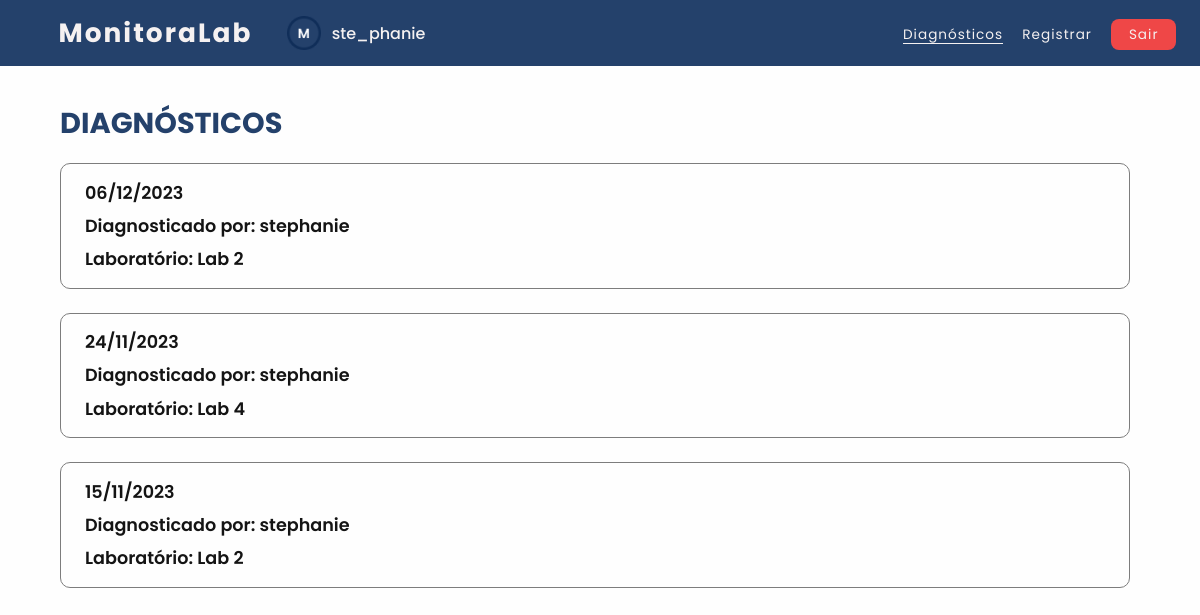
The page /usuarios/monitor/inicio.php (signed in) on the database its author committed.
### tables this page shows
CREATE TABLE reparo (
  ID int(11) NOT NULL,
  Data date NOT NULL,
  Acao varchar(300) NOT NULL,
  Problemas_Nao_Solucionados varchar(300) NOT NULL,
  Responsavel varchar(30) NOT NULL,
  Login_Monitor varchar(30) DEFAULT NULL,
  Laboratorio varchar(15) NOT NULL
);

### usuarios/monitor/inicio.php (the view, shortened to what this page needs)
<?php
    $conexao = ConectarBanco();
    $sql_query = $conexao->query("SELECT `ID`, `Data`, `Responsavel`, `Laboratorio` FROM `reparo`
    ORDER BY `Data` DESC") or die($conexao->error);
?>
<!DOCTYPE html>
<html lang="pt-br">
    <head>
        <link rel="stylesheet" type="text/css" href="../../css/navbar.css"><link rel="preconnect" href="https://fonts.googleapis.com">
        <link rel="stylesheet" type="text/css" href="../../css/inicio.css"><link rel="preconnect" href="https://fonts.googleapis.com">
        <link rel="stylesheet" href="../../css/fonte-alert.css">
        <link rel="stylesheet" href="https://cdnjs.cloudflare.com/ajax/libs/font-awesome/6.4.2/css/all.min.css"
 />
        <link rel="stylesheet" type="text/css" href="../../css/icone-tema.css">
    </head>
    <body id="body">
        <nav>
            <h1 class="logo">MonitoraLab</h1>
            <img src="../../icons/icone-monitor.png" class="icone-usuario">
            <div class="usuario"><?php echo $_SESSION['login'] ;?></div>
            <ul class="nav-monitor">
                <li><a class="active" href="">Diagnósticos</a></li>
                <li><a class="nav-li" href="registrar-diagnostico.php">Registrar</a></li>
                <li><a class="Btn-Sair" onclick="Sair()" style="cursor: pointer;">Sair</a> </li>
            </ul>
        </nav>
            <h2>Diagnósticos</h2>
            <?php
                while ($reparo = $sql_query->fetch_assoc())
                {
            ?>
            <div class="container">
                <div class="info-diagnostico">
                    <label class="titulo-dados"><?php echo date('d/m/Y', strtotime($reparo['Data'])); ?></label>
                    <label class="titulo-dados">Diagnosticado por: <?php echo $reparo['Responsavel'];?></label>
                    <label class="titulo-dados">Laboratório: <?php echo $reparo['Laboratorio']; ?></label>
                </div>
            </div>
            <?php
                }
            ?>
        </body>
</html>

### css/navbar.css (style rules this page uses)
nav { background-color: var(--azul-1); color: var(--branco-1); padding: 1.1% 2%; display: flex; align-items: center; }
.logo { font-family: 'Poppins', sans-serif; font-size: 165%; font-weight: bold; letter-spacing: 2px; margin-left: 2%; }
.icone-usuario { margin-left: 3%; margin-right: 0.4%; width: 3%; }
.usuario { font-family: 'Poppins', sans-serif; font-size: 100%; margin-left: 0.5%; }
nav ul { position: absolute; margin-left: 54%; }
ul.nav-monitor { position: absolute; margin-left: 72%; }
nav ul li { display: inline-block; line-height: 80%; margin-left: 15px; }
nav ul li a { color: var(--branco-1); font-family: 'Poppins', sans-serif; font-size: 85%; letter-spacing: 1px; line-height: 20%; position: relative; font-weight: 400; }
.nav-li::after { content: " "; width: 0%; height: 1px; background-color: var(--branco-1); position: absolute; bottom: 0; left: 0; transition: 0.2s ease-in-out; }
.active::after { content: " "; width: 100%; height: 1px; background-color: var(--branco-1); position: absolute; bottom: 0; left: 0; }
.Btn-Sair { background-color: var(--vermelho-1); padding: 20% 60%; border-radius: 8px; }

### css/inicio.css (style rules this page uses)
html { min-height: 100vh; }
* { margin: 0; padding: 0; text-decoration: none; list-style: none; letter-spacing: normal; }
body { background: var(--fundo); font-family:'Poppins', sans-serif; font-weight: 470; letter-spacing: 5px; }
h2 { color: var(--h2); text-transform: uppercase; margin: 3% 0 0 5%; letter-spacing: normal; font-size: 180%; font-family: 'Poppins', sans-serif; }
.container { border-radius: 10px; border: 1px solid; border-color: var(--cinza-3); display: flex; justify-content: space-between; align-items: center; width: 85%; height: auto; margin: 1.5% 0 2% 5%; padding: 1% 2% 1% 2%; }
.info-diagnostico { display: flex; flex-direction: column; letter-spacing: normal; width: 70%; }
label.titulo-dados { letter-spacing: normal; font-weight: bold; font-size: 110%; color: var(--titulo-dados); margin: 0.5% 0; font-weight: 600; font-family: 'Poppins', sans-serif; }

### css/cores.css (style rules this page uses)
.tema-claro, :root { --azul-1: #24416B; --azul-2:#5E93E0; --branco-1: #f5f1f1; --vermelho-1: #EF4747; --vermelho-2: #d83b3b; --amarelo-1:#DDD73C; --preto-1: #000000; --cinza-1: #939393; --cinza-2: #7d7d7d4c; --cinza-3: #7d7d7d; --cinza-4: #4e4e4eb4; --preto-2: #0000001c; --preto-3: #141414; --icone: #fefefe; --fundo: #fefefe; --fundo-botao: #24416B; --h2: #24416B; --titulo-dados: #141414; --voltar: #090808; --titulo: #24416B; --dados: #141414; --ver-diag: #24416B; --caixa: #fefefe; --borda-caixa: #4e4e4eb4; --sombra: #0000001c; --texto-branco:#fefefe; --txt: #4e4e4eb4; --txt-hover: #7d7d7d4c; --miniatura:#4e4e4eb4; }
.tema-escuro, :root { --icone: #fefefe; --fundo: #091932; --fundo-botao: #091932; --h2: #fefefe; --titulo-dados: #e9e5e5; --voltar: #fefefe; --titulo: #fefefe; --dados: #fefefe; --ver-diag: #bdbdbd; --caixa: #24416B; --borda-caixa:#fefefe; --sombra: #fefefe14; --texto-branco:#fefefe; --txt: #4e4e4eb4; --miniatura: #fefefe; }

### usuarios/monitor/inicio.php (style rules this page uses)
body { visibility: hidden; }

### rows shown on the page
reparo: Data "06/12/2023", Responsavel "stephanie", Laboratorio "Lab 2"
reparo: Data "24/11/2023", Responsavel "stephanie", Laboratorio "Lab 4"
reparo: Data "15/11/2023", Responsavel "stephanie", Laboratorio "Lab 2"

### other values the page prints
$_SESSION['login'] "ste_phanie"
